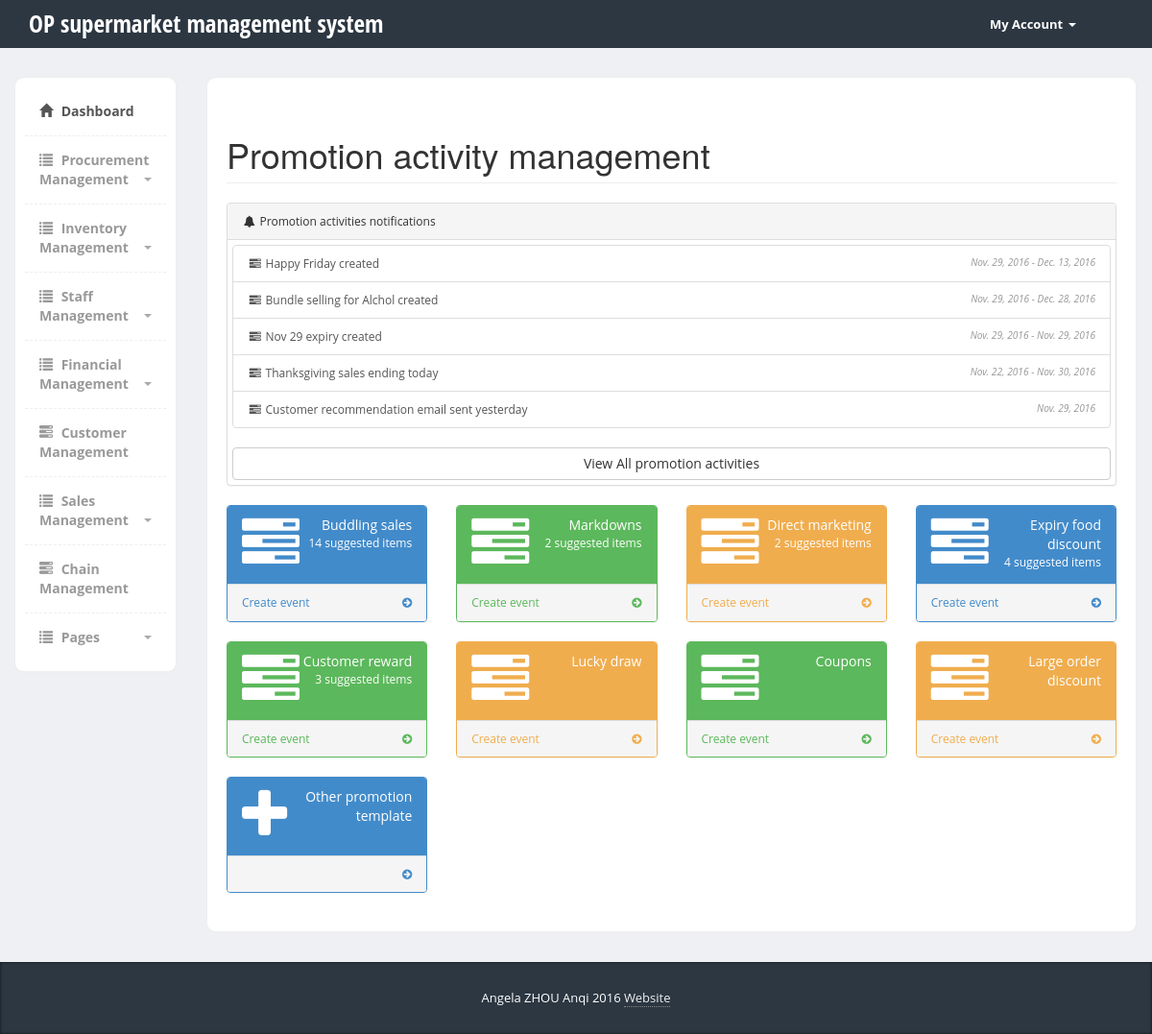
The app's page /sms/sales_management/promo_analysis, older data.
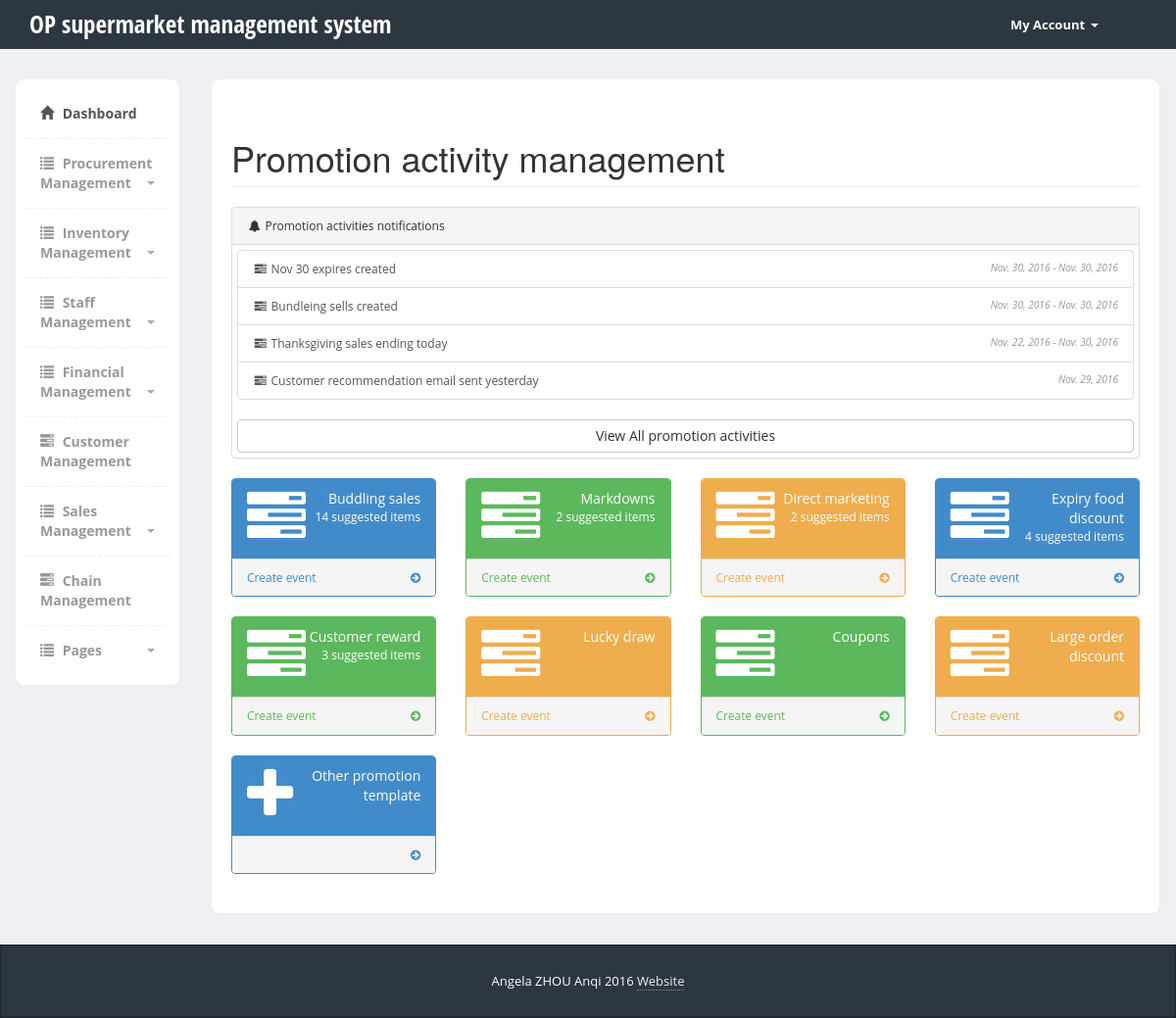
The same page, newer data.
### sms/models.py (models this page shows, shortened)
class Promo_event(models.Model):
    name = models.CharField(max_length=200)
    event_type= models.CharField(max_length=200)
    start_date   = models.DateField(default=datetime.now, blank=True)
    end_date   = models.DateField(default=datetime.now, blank=True)
    status = models.CharField(default='active', max_length=200)
    priority = models.IntegerField(default=1)
    staff = models.CharField(default=' ', max_length=200)

### sms/views.py (the view)
def promo_analysis(request):
	event_list= Promo_event.objects.all().order_by('id').reverse()
	context = {'event_list': event_list}
	return render(request, 'sms/promo_analysis.html', context)

### sms/templates/sms/promo_analysis.html (shortened to what the changed rows need)
{% load static %}
<!DOCTYPE html>
<html>
  <head>
    <link href="{% static 'sms/bootstrap/css/bootstrap.min.css'%}" rel="stylesheet">
    <link href="{% static 'sms/css/styles.css'%}" rel="stylesheet">
    <link href="{% static 'sms/vendors/font-awesome/css/font-awesome.min.css'%}" rel="stylesheet" type="text/css">
  </head>
  <body>
  	<div class="header">
	     <div class="container">
	        <div class="row">
	           <div class="col-md-5">
	              <div class="logo">
	                 <h1><a href="index.html">OP supermarket management system</a></h1>
	              </div>
	           </div>
	        </div>
	     </div>
	</div>
    <div class="page-content">
    	<div class="row">
		  <div class="col-md-10">
		  	<div class="content-box-large">
            <div class="row">
                <div class="col-lg-12">
                    <h1 class="page-header">Promotion activity management</h1>
                </div>
            </div>
            <div class="row">
                <div class="col-lg-12  col-md-6">
                <div class="panel panel-default">
                        <div class="panel-body">
                            <div class="list-group">
                                {% if event_list%}
                                    {% for event in event_list %}
                                <a href="#" class="list-group-item">
                                    <i class="fa fa-tasks fa-fw"></i>  {{event.name}} created
                                    <span class="pull-right text-muted small"><em>{{event.start_date}} - {{event.end_date}}</em>
                                    </span>
                                </a>
                                    {% endfor %}
                                {%endif%}
                                <a href="#" class="list-group-item">
                                    <i class="fa fa-tasks fa-fw"></i> Thanksgiving sales ending today
                                    <span class="pull-right text-muted small"><em>Nov. 22, 2016 - Nov. 30, 2016 </em>
                                    </span>
                                </a>
                                <a href="#" class="list-group-item">
                                    <i class="fa fa-tasks fa-fw"></i> Customer recommendation email sent yesterday
                                    <span class="pull-right text-muted small"><em>Nov. 29, 2016</em>
                                    </span>
                                </a>
                            </div>
                        </div>
                    </div>
                   </div>
            </div>
		 </div>
    </div>
   </div>
  </body>
</html>

Row changes from the older to the newer data that the page shows:
removed Promo_event: name "Happy Friday", start_date "Nov. 29, 2016", end_date "Dec. 13, 2016"
removed Promo_event: name "Bundle selling for Alchol", start_date "Nov. 29, 2016", end_date "Dec. 28, 2016"
removed Promo_event: name "Nov 29 expiry", start_date "Nov. 29, 2016", end_date "Nov. 29, 2016"
added Promo_event: name "Nov 30 expires", start_date "Nov. 30, 2016", end_date "Nov. 30, 2016"
added Promo_event: name "Bundleing sells", start_date "Nov. 30, 2016", end_date "Nov. 30, 2016"
